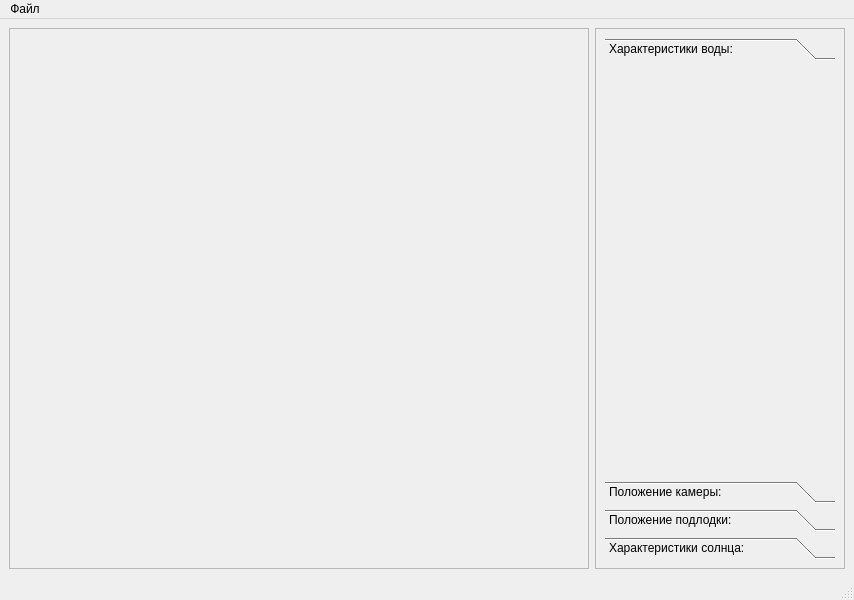
<?xml version="1.0" encoding="UTF-8"?>
<ui version="4.0">
 <class>MainWindow</class>
 <widget class="QMainWindow" name="MainWindow">
  <property name="geometry">
   <rect>
    <x>0</x>
    <y>0</y>
    <width>847</width>
    <height>600</height>
   </rect>
  </property>
  <property name="sizePolicy">
   <sizepolicy hsizetype="Fixed" vsizetype="Fixed">
    <horstretch>0</horstretch>
    <verstretch>0</verstretch>
   </sizepolicy>
  </property>
  <property name="windowTitle">
   <string>MainWindow</string>
  </property>
  <widget class="QWidget" name="centralwidget">
   <layout class="QVBoxLayout" name="verticalLayout_3">
    <item>
     <layout class="QHBoxLayout" name="horizontalLayout">
      <item>
       <widget class="QFrame" name="frame">
        <property name="sizePolicy">
         <sizepolicy hsizetype="Fixed" vsizetype="Fixed">
          <horstretch>0</horstretch>
          <verstretch>0</verstretch>
         </sizepolicy>
        </property>
        <property name="minimumSize">
         <size>
          <width>580</width>
          <height>540</height>
         </size>
        </property>
        <property name="maximumSize">
         <size>
          <width>10000</width>
          <height>10000</height>
         </size>
        </property>
        <property name="frameShape">
         <enum>QFrame::StyledPanel</enum>
        </property>
        <property name="frameShadow">
         <enum>QFrame::Raised</enum>
        </property>
        <layout class="QVBoxLayout" name="verticalLayout">
         <item>
          <widget class="QWidget" name="widget" native="true"/>
         </item>
        </layout>
       </widget>
      </item>
      <item>
       <widget class="QFrame" name="frame_2">
        <property name="sizePolicy">
         <sizepolicy hsizetype="Fixed" vsizetype="Fixed">
          <horstretch>0</horstretch>
          <verstretch>0</verstretch>
         </sizepolicy>
        </property>
        <property name="minimumSize">
         <size>
          <width>250</width>
          <height>540</height>
         </size>
        </property>
        <property name="maximumSize">
         <size>
          <width>250</width>
          <height>10000</height>
         </size>
        </property>
        <property name="frameShape">
         <enum>QFrame::StyledPanel</enum>
        </property>
        <property name="frameShadow">
         <enum>QFrame::Raised</enum>
        </property>
        <layout class="QVBoxLayout" name="verticalLayout_2">
         <item>
          <widget class="QToolBox" name="toolBox">
           <property name="maximumSize">
            <size>
             <width>250</width>
             <height>16777215</height>
            </size>
           </property>
           <property name="currentIndex">
            <number>0</number>
           </property>
           <widget class="QWidget" name="page">
            <property name="geometry">
             <rect>
              <x>0</x>
              <y>0</y>
              <width>230</width>
              <height>396</height>
             </rect>
            </property>
            <attribute name="label">
             <string>Характеристики воды:</string>
            </attribute>
           </widget>
           <widget class="QWidget" name="page_2">
            <property name="geometry">
             <rect>
              <x>0</x>
              <y>0</y>
              <width>230</width>
              <height>396</height>
             </rect>
            </property>
            <attribute name="label">
             <string>Положение камеры:</string>
            </attribute>
           </widget>
           <widget class="QWidget" name="page_3">
            <attribute name="label">
             <string>Положение подлодки:</string>
            </attribute>
           </widget>
           <widget class="QWidget" name="page_4">
            <attribute name="label">
             <string>Характеристики солнца:</string>
            </attribute>
           </widget>
          </widget>
         </item>
        </layout>
       </widget>
      </item>
     </layout>
    </item>
   </layout>
  </widget>
  <widget class="QMenuBar" name="menubar">
   <property name="geometry">
    <rect>
     <x>0</x>
     <y>0</y>
     <width>847</width>
     <height>25</height>
    </rect>
   </property>
   <widget class="QMenu" name="menu">
    <property name="title">
     <string>Файл</string>
    </property>
    <addaction name="action"/>
    <addaction name="separator"/>
    <addaction name="action_4"/>
   </widget>
   <addaction name="menu"/>
  </widget>
  <widget class="QStatusBar" name="statusbar"/>
  <action name="action">
   <property name="text">
    <string>Открыть файл</string>
   </property>
  </action>
  <action name="action_2">
   <property name="text">
    <string>--</string>
   </property>
  </action>
  <action name="action_4">
   <property name="text">
    <string>Выход</string>
   </property>
  </action>
 </widget>
 <resources/>
 <connections/>
</ui>
